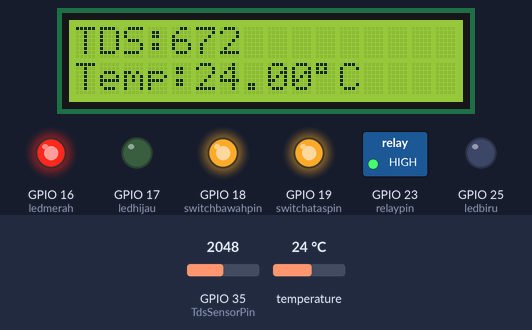
Bench run of a sketch on a simulated ESP32. On the bench: 16×2 character LCD, switched loads named in the sketch (green lamp = pin HIGH), output pins drawn as LEDs (lit = HIGH). The inputs (shaded band) are chosen by the test bench; at power-on: temperature 24 °C, GPIO 35 (TdsSensorPin) = 2048. WiFi joins after 1.5 s; servers stay silent unless stated; what the sketch prints to the serial monitor is not drawn.

Above: at 1.2 s.
1.3 s: temperature set to 29.1 °C
At 3.5 s:
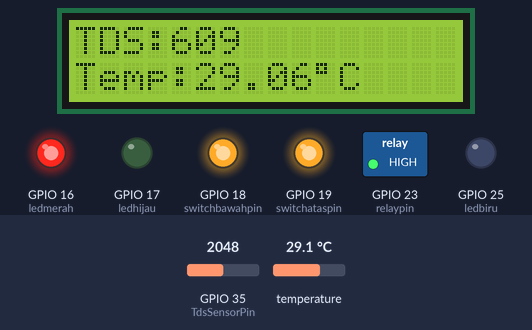
4.4 s: temperature set to 30.5 °C
At 5.6 s:
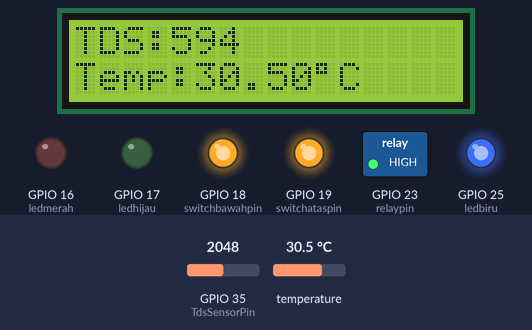
6.9 s: GPIO 35 (TdsSensorPin) set to 1154
At 8.6 s:
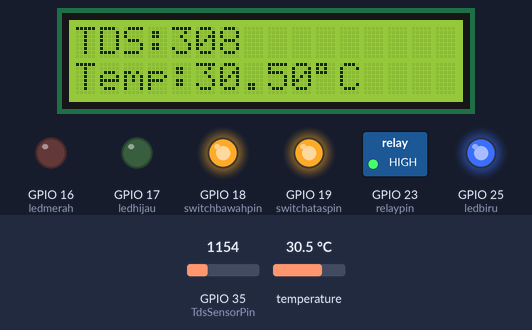
9.8 s: GPIO 35 (TdsSensorPin) set to 1063
At 10.7 s:
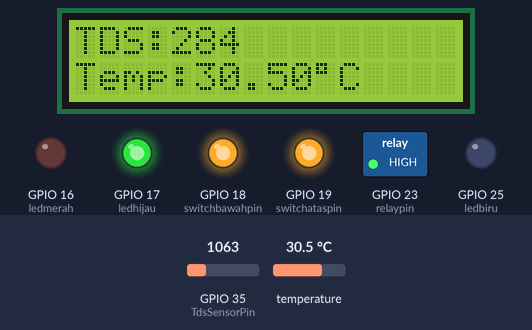
12.3 s: temperature set to 28.4 °C
At 14.8 s:
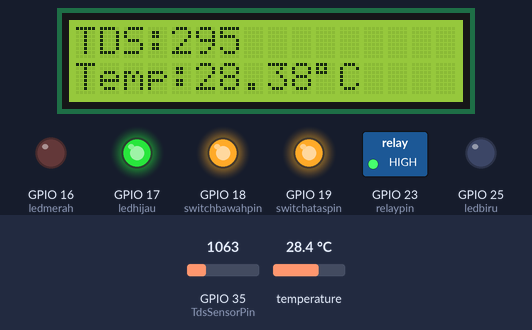
15.1 s: temperature set to 27.2 °C
At 16.9 s:
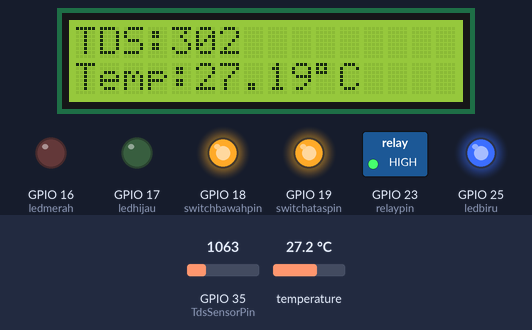
Timing chart, 0 to 18.4 s (numbered marks = the images above; inputs shaded):
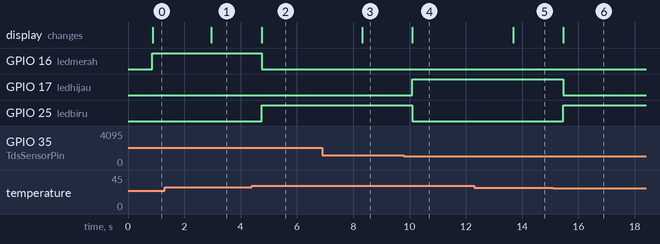

The sketch:

Penulisan_Ilmiah_Code.ino
```cpp
#define BLYNK_TEMPLATE_ID "TMPLwQh1q3sX"
#define BLYNK_DEVICE_NAME "Penulisan Ilmiah"
#define BLYNK_AUTH_TOKEN "cRZylFr4dhIaA-3eHNw7hwMkBmgWV-mu"
#define BLYNK_PRINT Serial

char auth[] = BLYNK_AUTH_TOKEN;
char ssid[] = "Asoi Tabang";
char pass[] = "lahgalaksurang";

#include <BlynkSimpleEsp32.h>
#include <EEPROM.h>
#include "GravityTDS.h"
#include <DallasTemperature.h>
#include <OneWire.h>
#include <LiquidCrystal_I2C.h>

#define ONE_WIRE_BUS 27
#define TdsSensorPin 35
#define switchbawahpin 18
#define switchataspin 19
#define relaypin 23
#define ledhijau 17
#define ledmerah 16
#define ledbiru 25

BlynkTimer timer;
GravityTDS gravityTds;
OneWire oneWire(ONE_WIRE_BUS);
DallasTemperature sensors(&oneWire);
LiquidCrystal_I2C lcd(0x27, 16, 2);
const byte DERAJAT = B11011111;

float tdsValue = 0;

void setup()
{
    Serial.begin(115200);
    WiFi.begin(ssid, pass);
    Blynk.config(auth);

    lcd.init();
    lcd.backlight();
    lcd.clear();

    gravityTds.setPin(TdsSensorPin);
    gravityTds.setAref(3.3);
    gravityTds.setAdcRange(4095);
    gravityTds.begin();
    sensors.begin();

    pinMode(switchbawahpin, OUTPUT);
    pinMode(switchataspin, OUTPUT);
    pinMode(relaypin, OUTPUT);

    pinMode(ledhijau, OUTPUT);
    pinMode(ledbiru, OUTPUT);
    pinMode(ledmerah, OUTPUT);

    digitalWrite(switchbawahpin, HIGH);
    digitalWrite(switchataspin, HIGH);
    digitalWrite(relaypin, HIGH);

    digitalWrite(ledhijau, LOW);
    digitalWrite(ledbiru, LOW);
    digitalWrite(ledmerah, LOW);
}

void loop()
{
  Blynk.run();

    sensors.requestTemperatures();
    float temp = sensors.getTempCByIndex(0);
    Serial.print("Temperature is: ");
    Serial.println(temp);
    gravityTds.setTemperature(temp);
    gravityTds.update();
    tdsValue = gravityTds.getTdsValue();
    Serial.print(tdsValue,0);
    Serial.println("ppm");

    lcd.setCursor(0, 0);
    lcd.print("TDS:");
    lcd.print(tdsValue,0);
    lcd.setCursor(0,1);
    lcd.print("Temp:");
    lcd.print(temp);
    lcd.write(DERAJAT);
    lcd.print("C");

    Blynk.virtualWrite(V0, temp);
    Blynk.virtualWrite(V1, tdsValue);

   int switchAtas = digitalRead(switchataspin);
   int switchBawah = digitalRead(switchbawahpin);
   Serial.print("Switch Atas:");
   Serial.println(switchAtas);
   Serial.print("Switch Bawah:");
   Serial.println(switchBawah);

   if(temp < 28){
    Blynk.virtualWrite(V5, LOW);
    Blynk.virtualWrite(V6, HIGH);
   }
   if(temp >28){
    Blynk.virtualWrite(V5, HIGH);
    Blynk.virtualWrite(V6, LOW);
    Blynk.logEvent("suhu_hangat", "Suhu Kolam Koi Anda diatas 28 Derajat Celcius!!");
   }

   if(switchBawah == 0 && switchAtas == 0){
    digitalWrite(relaypin, LOW);
    Blynk.virtualWrite(V7, LOW);
    Blynk.virtualWrite(V8, HIGH);
    Blynk.logEvent("mengisi_air", "Kolam Anda Sedang Mengisi Air!!");
   }
   if(switchBawah == 1 && switchAtas == 1){
    digitalWrite(relaypin, HIGH);
    Blynk.virtualWrite(V7, HIGH);
    Blynk.virtualWrite(V8, LOW);
   }


    if(tdsValue < 300){
       digitalWrite(ledhijau, HIGH);
       digitalWrite(ledbiru, LOW);
       digitalWrite(ledmerah, LOW);;
       Blynk.virtualWrite(V2, HIGH);
       Blynk.virtualWrite(V3, LOW);
       Blynk.virtualWrite(V4, LOW);
    }
    if(tdsValue > 300 && tdsValue < 600){
       digitalWrite(ledhijau, LOW);
       digitalWrite(ledbiru, HIGH);
       digitalWrite(ledmerah, LOW);
       Blynk.virtualWrite(V2, LOW);
       Blynk.virtualWrite(V3, HIGH);
       Blynk.virtualWrite(V4, LOW);
    }
    if(tdsValue > 600){
       digitalWrite(ledhijau, LOW);
       digitalWrite(ledbiru, LOW);
       digitalWrite(ledmerah, HIGH);
       Blynk.virtualWrite(V2, LOW);
       Blynk.virtualWrite(V3, LOW);
       Blynk.virtualWrite(V4, HIGH);
       Blynk.logEvent("air_kotor", "Kualitas Air Kolam Koi Anda Buruk!!");
    }


    delay(1000);
}
```

Measured:
- the behaviour switches between 29.9 and 30 °C on temperature (found by bisection; images 1 and 2)
- the behaviour switches between 1125 and 1124 on GPIO 35 (TdsSensorPin) (found by bisection; images 3 and 4)
- the behaviour switches between 27.6 and 27.5 °C on temperature (found by bisection; images 5 and 6)
- after the input at 1.3 s, the display: changes after 1.7 s (image 1)
- after the input at 4.4 s, GPIO 16 (ledmerah): HIGH → LOW after 0.34 s; GPIO 25 (ledbiru): LOW → HIGH after 0.34 s; the display: changes after 0.34 s (image 2)
- after the input at 6.9 s, the display: changes after 1.4 s (image 3)
- after the input at 9.8 s, GPIO 17 (ledhijau): LOW → HIGH after 0.30 s; GPIO 25 (ledbiru): HIGH → LOW after 0.30 s; the display: changes after 0.30 s (image 4)
- after the input at 12.3 s, the display: changes after 1.4 s (image 5)
- after the input at 15.1 s, GPIO 17 (ledhijau): HIGH → LOW after 0.36 s; GPIO 25 (ledbiru): LOW → HIGH after 0.36 s; the display: changes after 0.36 s (image 6)
